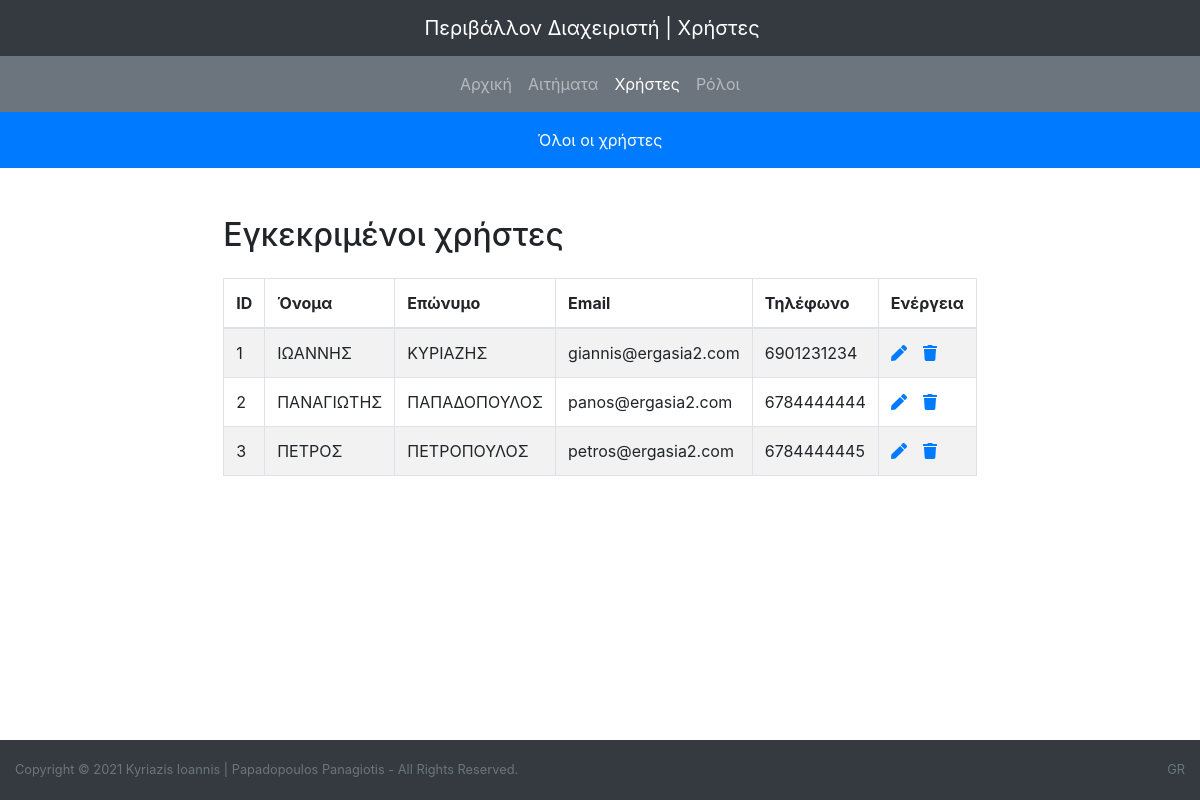
Page /admin_xrhstes_oloi.php on the committed database.
### tables this page shows
CREATE TABLE `xrhsths` (
  `image` longblob NOT NULL,
  `id_xrhsth` int(10) UNSIGNED NOT NULL,
  `onoma_xrhsth` varchar(50) NOT NULL,
  `eponimo_xrhsth` varchar(50) NOT NULL,
  `email_xrhsth` varchar(50) NOT NULL,
  `tilefono_xrhsth` varchar(10) NOT NULL,
  `kodikos_xrhsth` varchar(50) NOT NULL
);

### admin_xrhstes_oloi.php (the view, shortened to what this page needs)
<!DOCTYPE HTML>
<html>
<head>
        <link rel="stylesheet" href="style.css" type="text/css" media="screen" />
<link rel="stylesheet" href="style.css">
<link href="https://cdn.datatables.net/1.10.20/css/dataTables.bootstrap4.min.css" rel="stylesheet" />
		<link rel='stylesheet' href='https://stackpath.bootstrapcdn.com/bootstrap/4.1.3/css/bootstrap.min.css'>
<link rel='stylesheet' href='https://cdnjs.cloudflare.com/ajax/libs/animate.css/3.7.0/animate.min.css'>
<link rel='stylesheet' href='https://maxcdn.bootstrapcdn.com/font-awesome/4.7.0/css/font-awesome.min.css'>
<link rel='stylesheet' href='https://cdnjs.cloudflare.com/ajax/libs/tether/1.4.4/css/tether.min.css'>
<link href="https://cdn.datatables.net/1.10.20/css/dataTables.bootstrap4.min.css" rel="stylesheet" />
</head>
<body>
<header>
<nav class="navbar navbar-expand-sm bg-dark navbar-dark">
  <ul class="nav navbar-nav navbar-collapse collapse justify-content-center">
  <a class="navbar-brand"  href="admin.php">Περιβάλλον Διαχειριστή | Χρήστες</a>
</ul>
</nav>
<nav class="navbar navbar-expand-lg bg-secondary navbar-dark">
  <ul class="nav navbar-nav navbar-collapse collapse justify-content-center">
    <li class="nav-item">
      <a class="nav-link" href="admin.php">Αρχική</a>
    </li>
    <li class="nav-item">
      <a class="nav-link" href="admin_ekkremeisxrhstes.php">Αιτήματα</a>
    </li>
	<li class="nav-item active">
      <a class="nav-link" href="admin_xrhstes.php">Χρήστες</a>
    </li>
	<li class="nav-item">
      <a class="nav-link" href="admin_roloi.php">Ρόλοι</a>
    </li>
  </ul>
</nav>
<nav class="navbar navbar-expand-lg bg-primary navbar-dark">
  <ul class="nav navbar-nav navbar-collapse collapse justify-content-center">
    <li class="nav-item active">
      <a class="nav-link" href="admin_xrhstes_oloi.php">Όλοι οι χρήστες</a>
    </li>
  </ul>
</nav>
</header>
<main role="main" class="container">
<div class="wrapper">
        <div class="container-fluid">
            <div class="row justify-content-center">
                <div class="col-auto">
                    <div class="mt-5 mb-3 clearfix">
                        <h2 class="pull-left">Εγκεκριμένοι χρήστες</h2>
                    </div>
                    <?php
                    require_once "syndesh.php";
                    $sql = "SELECT * FROM xrhsths";
                    if($result = mysqli_query($link, $sql)){
                        if(mysqli_num_rows($result) > 0){
                            echo '<table class="table table-bordered table-striped">';
                                echo "<thead>";
                                    echo "<tr>";
                                        echo "<th>ID</th>";
                                        echo "<th>Όνομα</th>";
                                        echo "<th>Επώνυμο</th>";
                                        echo "<th>Email</th>";
                                        echo "<th>Τηλέφωνο</th>";
										echo "<th>Ενέργεια</th>";
                                    echo "</tr>";
                                echo "</thead>";
                                echo "<tbody>";
                                while($row = mysqli_fetch_array($result)){
                                    echo "<tr>";
                                        echo "<td>" . $row['id_xrhsth'] . "</td>";
                                        echo "<td>" . $row['onoma_xrhsth'] . "</td>";
                                        echo "<td>" . $row['eponimo_xrhsth'] . "</td>";
                                        echo "<td>" . $row['email_xrhsth'] . "</td>";
										echo "<td>" . $row['tilefono_xrhsth'] . "</td>";
                                        echo "<td>";
                                            echo '<a href="epeksergasia.php?id_xrhsth='. $row['id_xrhsth'] .'" class="mr-3" title="Επεξεργασία Χρήστη" data-toggle="tooltip"><span class="fa fa-pen"></span></a>';
                                            echo '<a href="diagrafh_xrhsth.php?id_xrhsth='. $row['id_xrhsth'] .'" title="Διαγραφή Χρήστη" data-toggle="tooltip"><span class="fa fa-trash"></span></a>';
                                        echo "</td>";
                                    echo "</tr>";
                                }
                                echo "</tbody>";
                            echo "</table>";
                        } else{
                            echo '<div class="alert alert-danger"><em>Δεν βρέθηκαν εγκεκριμένοι χρήστες!</em></div>';
                        }
                    } else{
                        echo "Κάτι πήγε λάθος. Προσπαθήστε ξανα αργότερα";
                    }
                    ?>
                </div>
            </div>
        </div>
    </div>
	</main>
	<footer class="bg-dark mt-auto footer">
    <div class="container-fluid">
        <div class="d-flex small">
            <div class="text-muted">Copyright © 2021 Kyriazis Ioannis | Papadopoulos Panagiotis - All Rights Reserved.</div>
            <div class="text-muted ml-auto">GR</div>
    </div>
</footer>
</body>
</html>

### style.css (style rules this page uses)
.wrapper { width: 600px; margin: 0 auto; }
.footer { position: absolute; bottom: 0; width: 100%; height: 60px; line-height: 60px; background-color: #f5f5f5; }

### rows in the picture
xrhsths: id_xrhsth "1", onoma_xrhsth "ΙΩΑΝΝΗΣ", eponimo_xrhsth "ΚΥΡΙΑΖΗΣ", email_xrhsth "giannis@ergasia2.com", tilefono_xrhsth "6901231234"
xrhsths: id_xrhsth "2", onoma_xrhsth "ΠΑΝΑΓΙΩΤΗΣ", eponimo_xrhsth "ΠΑΠΑΔΟΠΟΥΛΟΣ", email_xrhsth "panos@ergasia2.com", tilefono_xrhsth "6784444444"
xrhsths: id_xrhsth "3", onoma_xrhsth "ΠΕΤΡΟΣ", eponimo_xrhsth "ΠΕΤΡΟΠΟΥΛΟΣ", email_xrhsth "petros@ergasia2.com", tilefono_xrhsth "6784444445"
